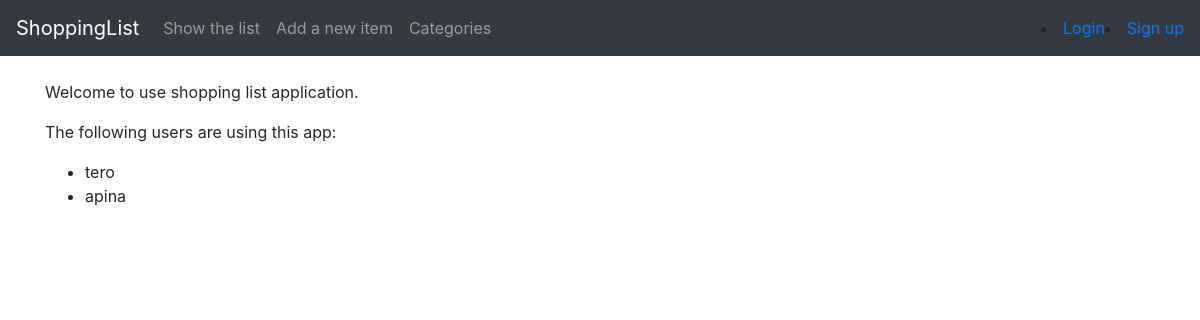
Before: / with the older database file.
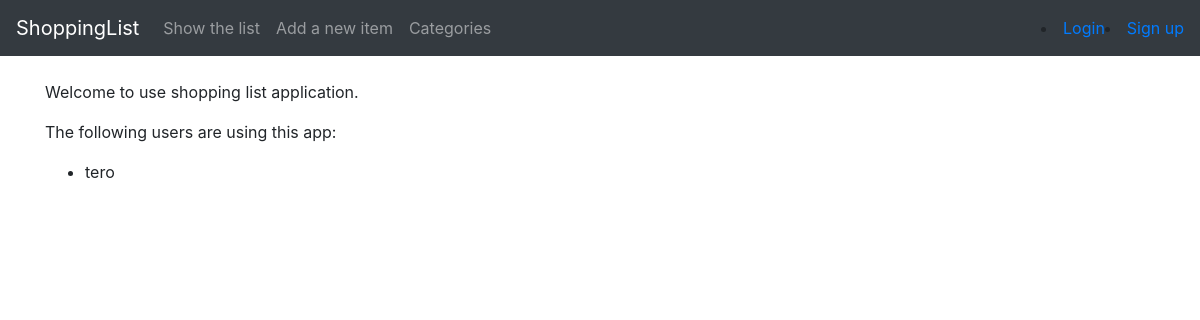
After: the same page with the newer database file.
### application/auth/models.py (models this page shows, shortened)
class User(db.Model):
    __tablename__ = "account"
    id = db.Column(db.Integer, primary_key=True)
    username = db.Column(db.String(144), nullable=False)
    password = db.Column(db.String(144), nullable=False)
    items = db.relationship("Item", backref='account', lazy=True)
    categories = db.relationship("Category", backref='account', lazy=True)
    @staticmethod
    def list_users():
        stmt = text("SELECT Account.username FROM Account"
                    " GROUP BY Account.id")
        res = db.engine.execute(stmt)
        response = []
        for row in res:
            response.append({"username":row[0]})
        return response

### application/views.py (the view)
@app.route("/")
def index():
    return render_template("index.html", list_users=User.list_users())

### application/templates/index.html
{% extends "layout.html" %}
{% block body %}
  <p>
    Welcome to use shopping list application.
  </p>
  {% if list_users is defined %}
  <p>
  	The following users are using this app:
  </p>
  <ul>
  	{% for user in list_users %}
  	<li>
  		{{user.username}}
  	</li>
  	{% endfor %}
  </ul>
{% endif %}
{% endblock %}

### application/templates/layout.html (shortened to what this page needs)
<!DOCTYPE html>
<html>
  <head>
    <link rel="stylesheet" href="https://maxcdn.bootstrapcdn.com/bootstrap/4.0.0/css/bootstrap.min.css">
  </head>
  <body>
    <nav class="navbar navbar-expand-md navbar-dark bg-dark mb-4">
	<a class="navbar-brand" href="#">ShoppingList</a>
	<div class="collapse navbar-collapse" id="navbarCollapse">
          <ul class="navbar-nav mr-auto">
            <li class="nav-item">
            	<a class="nav-link" href="{{url_for('items_index')}}">Show the list</a>
            </li>
            <li class="nav-item">
            	<a class="nav-link" href="{{url_for('items_form')}}">Add a new item</a>
            </li>
            <li class="nav-item">
            	<a class="nav-link" href="{{url_for('categories_index')}}">Categories</a>
            </li>
          </ul>
  <div class="form-inline mt-2 mt-md-0">
  	{%if current_user.is_authenticated %}
	<a href="{{ url_for('auth_logout') }}"> Logged in as {{ current_user.username }} -- Logout</a>
	{% else %}
	<li><a href="{{ url_for('auth_login') }}">Login</a></li>
	<li><a href="{{ url_for('auth_create') }}">Sign up</a></li>
  {% endif %}
  </div>
  </div>
  </nav>
	<main role="main" class="container">
    	{% block body %}{% endblock %}
	</main>
  </body>
</html>

Changed rows visible on the page:
removed User: username "apina"
